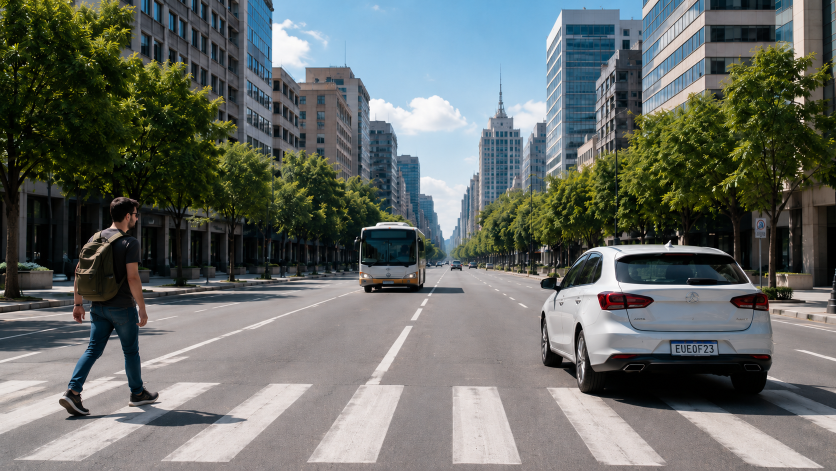
#> input picture 1Semestre/1Aula/img/imagem_analisar.png, 1672 x 941 px (shown at 1/2 size)
$ jupyter execute aula1.ipynb
#> lines starting #> are read from the running program, lines starting #| are printed output that depends on the picture; after the words box and inside, x2 and y2 are one past the last pixel; in counts of white or black regions, pixels touching at a corner belong together
[cell 1]
# instala biblioteca

[cell 2]
# importa a biblioteca
import cv2

[cell 3]
# define o local da biblioteca
img = cv2.imread("img/imagem_analisar.png")
#> img is the input picture: shape (941, 1672, 3); mean B, G, R 104.2, 108.2, 103.5

[cell 4]
# define o local do retangulo do ROI
cv2.rectangle(img, (720,453),(839,584),(255,0,0),4)
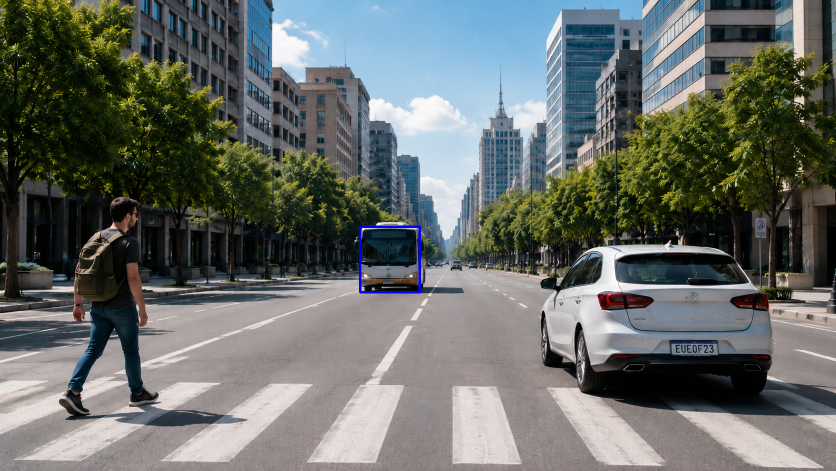
#> img: shape (941, 1672, 3) (shown at 1/2 size); 0.16% of pixels changed, all inside (x1, y1, x2, y2) = (718, 451, 842, 587)

[cell 5]
# salva a img dps de tratar
cv2.imwrite("img/img_tratada.png",img)
#> Out = True

[cell 6]
# mostra a img tratada
cv2.imshow("imagem_tratada",img)
cv2.waitKey(0)

[cell 7]
cv2.putText(img,"Busao",(718,437),cv2.FONT_HERSHEY_COMPLEX,1,(255,0,0),1)
#> img: shape (941, 1672, 3); 0.02% of pixels changed, all inside (x1, y1, x2, y2) = (720, 416, 817, 438)

[cell 8]
cv2.imwrite("img/img_processada.png",img)
#> Out = True
